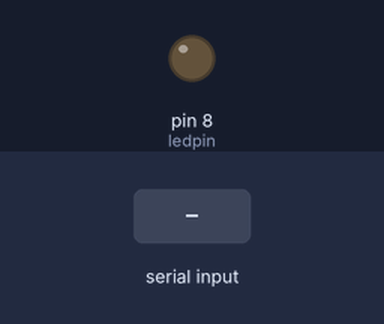
The sketch below on a simulated Arduino Uno, built with avr-gcc and run on an emulated ATmega328P. On the bench: output pins drawn as LEDs (lit = HIGH). The inputs (shaded band) are chosen by the test bench.

Above: at 1.2 s.
1.3 s: "a" received over the second serial link
At 2.2 s:
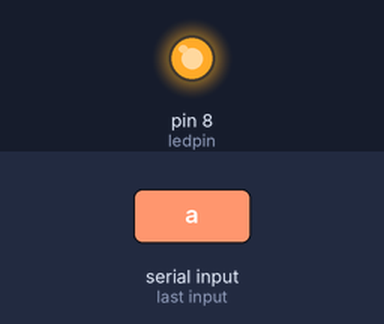
2.8 s: "s" received over the second serial link
At 3.4 s:
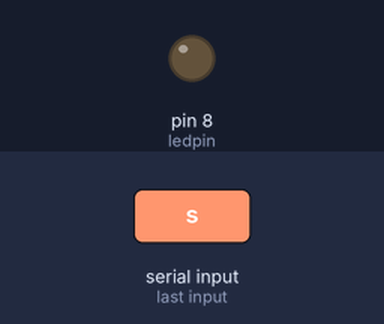
Timing chart, 0 to 5.8 s (numbered marks = the images above; inputs shaded):
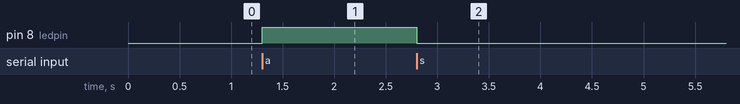

Measured:
- after the input at 1.3 s, pin 8 (ledpin): LOW → HIGH at once
- after the input at 2.8 s, pin 8 (ledpin): HIGH → LOW at once

The sketch:

bluetooth.ino
```cpp
 #include <SoftwareSerial.h>// import the serial library

SoftwareSerial bt(10, 11); // RX, TX
int ledpin=8;
int BluetoothData; // the data given from Computer

void setup() {
  // put your setup code here, to run once:
  bt.begin(9600);
  Serial.begin(9600);
  pinMode(ledpin,OUTPUT);
}

void loop() {
  // put your main code here, to run repeatedly:
   if (bt.available()){
    BluetoothData=bt.read();
    if(BluetoothData=='a'){
      digitalWrite(ledpin,1);
   }
    if (BluetoothData=='s'){
      digitalWrite(ledpin,0);
  }
}
delay(100);// prepare for next data ...
}
```
